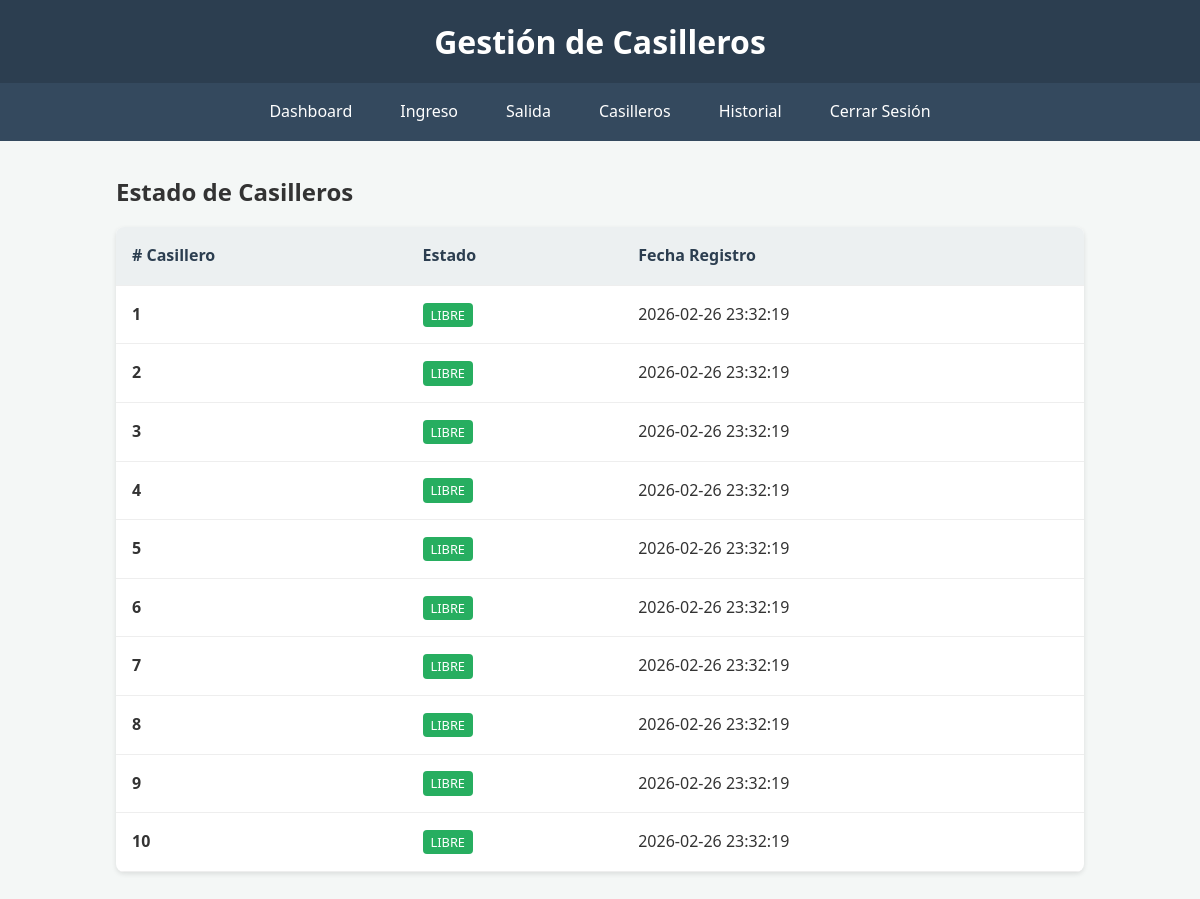
Screenshot of /casilleros.php (signed in) with the database file from the repository.
### tables this page shows
CREATE TABLE casilleros (
    id INT AUTO_INCREMENT PRIMARY KEY,
    numero_casillero INT NOT NULL UNIQUE,
    estado ENUM('libre', 'ocupado') DEFAULT 'libre',
    creado_en TIMESTAMP DEFAULT CURRENT_TIMESTAMP
);

### casilleros.php (the view, shortened to what this page needs)
<?php
require('conexion/conexion.php');
$res = mysqli_query($conn, "SELECT * FROM casilleros ORDER BY numero_casillero ASC");
?>
<!DOCTYPE html>
<html lang="es">
<head>
    <link rel="stylesheet" href="style.css">
</head>
<body>
    <header><h1>Gestión de Casilleros</h1></header>
    <nav>
        <a href="dashboard.php">Dashboard</a>
        <a href="registrar_ingreso.php">Ingreso</a>
        <a href="registrar_salida.php">Salida</a>
        <a href="casilleros.php">Casilleros</a>
        <a href="historial.php">Historial</a>
        <a href="logout.php">Cerrar Sesión</a>
    </nav>
    <div class="container">
        <h2>Estado de Casilleros</h2>
        <table>
            <thead>
                <tr>
                    <th># Casillero</th>
                    <th>Estado</th>
                    <th>Fecha Registro</th>
                </tr>
            </thead>
            <tbody>
                <?php while($row = mysqli_fetch_assoc($res)): ?>
                <tr>
                    <td><strong><?php echo $row['numero_casillero']; ?></strong></td>
                    <td>
                        <span class="badge badge-<?php echo $row['estado']; ?>">
                            <?php echo strtoupper($row['estado']); ?>
                        </span>
                    </td>
                    <td><?php echo $row['creado_en']; ?></td>
                </tr>
                <?php endwhile; ?>
            </tbody>
        </table>
    </div>
</body>
</html>

### style.css (style rules this page uses)
* { box-sizing: border-box; margin: 0; padding: 0; font-family: 'Segoe UI', Tahoma, Geneva, Verdana, sans-serif; }
body { background-color: #f4f7f6; color: #333; line-height: 1.6; }
header { background-color: #2c3e50; color: white; padding: 1rem; text-align: center; }
nav { background: #34495e; display: flex; justify-content: center; padding: 0.5rem; flex-wrap: wrap; }
nav a { color: white; text-decoration: none; padding: 0.5rem 1rem; margin: 0 0.5rem; border-radius: 4px; }
.container { max-width: 1000px; margin: 2rem auto; padding: 0 1rem; }
table { width: 100%; border-collapse: collapse; background: white; margin-top: 1rem; border-radius: 8px; overflow: hidden; box-shadow: 0 2px 5px rgba(0,0,0,0.1); }
th, td { padding: 1rem; text-align: left; border-bottom: 1px solid #eee; }
th { background-color: #ecf0f1; color: #2c3e50; }
.badge { padding: 0.2rem 0.5rem; border-radius: 4px; font-size: 0.8rem; color: white; }
.badge-libre { background: #27ae60; }

### rows the page displays
casilleros: numero_casillero "1", estado "LIBRE", creado_en "2026-02-26 23:32:19"
casilleros: numero_casillero "2", estado "LIBRE", creado_en "2026-02-26 23:32:19"
casilleros: numero_casillero "3", estado "LIBRE", creado_en "2026-02-26 23:32:19"
casilleros: numero_casillero "4", estado "LIBRE", creado_en "2026-02-26 23:32:19"
casilleros: numero_casillero "5", estado "LIBRE", creado_en "2026-02-26 23:32:19"
casilleros: numero_casillero "6", estado "LIBRE", creado_en "2026-02-26 23:32:19"
casilleros: numero_casillero "7", estado "LIBRE", creado_en "2026-02-26 23:32:19"
casilleros: numero_casillero "8", estado "LIBRE", creado_en "2026-02-26 23:32:19"
casilleros: numero_casillero "9", estado "LIBRE", creado_en "2026-02-26 23:32:19"
casilleros: numero_casillero "10", estado "LIBRE", creado_en "2026-02-26 23:32:19"
